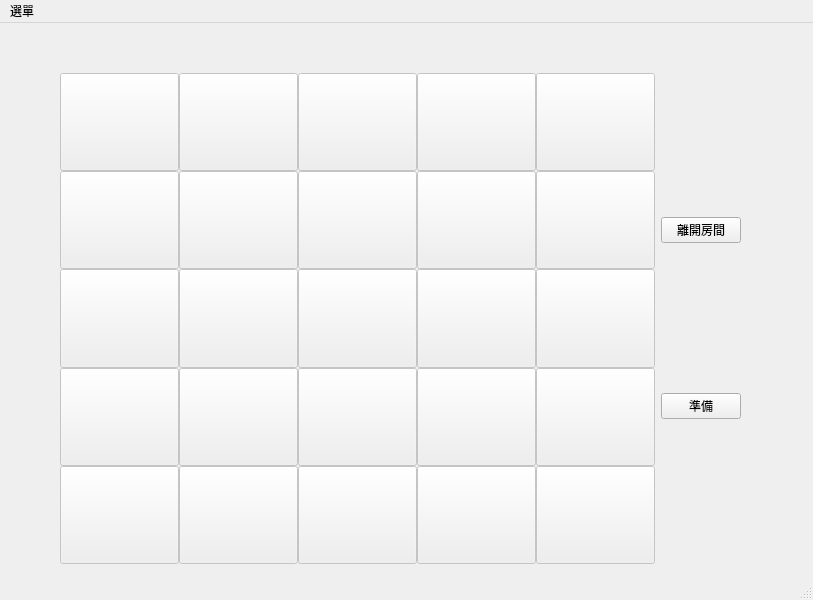
<?xml version="1.0" encoding="UTF-8"?>
<ui version="4.0">
 <class>LobbyWindow</class>
 <widget class="QMainWindow" name="LobbyWindow">
  <property name="geometry">
   <rect>
    <x>0</x>
    <y>0</y>
    <width>813</width>
    <height>600</height>
   </rect>
  </property>
  <property name="windowTitle">
   <string>遊戲中</string>
  </property>
  <widget class="QWidget" name="centralwidget">
   <widget class="QWidget" name="horizontalLayoutWidget">
    <property name="enabled">
     <bool>true</bool>
    </property>
    <property name="geometry">
     <rect>
      <x>60</x>
      <y>50</y>
      <width>681</width>
      <height>491</height>
     </rect>
    </property>
    <layout class="QHBoxLayout" name="layout_gaming">
     <item>
      <layout class="QGridLayout" name="layout_board" rowstretch="0,0,0,0,0">
       <property name="sizeConstraint">
        <enum>QLayout::SetDefaultConstraint</enum>
       </property>
       <property name="leftMargin">
        <number>0</number>
       </property>
       <property name="topMargin">
        <number>0</number>
       </property>
       <property name="rightMargin">
        <number>0</number>
       </property>
       <property name="bottomMargin">
        <number>0</number>
       </property>
       <property name="spacing">
        <number>0</number>
       </property>
       <item row="0" column="4">
        <widget class="QPushButton" name="button_board_04">
         <property name="enabled">
          <bool>false</bool>
         </property>
         <property name="sizePolicy">
          <sizepolicy hsizetype="Minimum" vsizetype="Minimum">
           <horstretch>0</horstretch>
           <verstretch>0</verstretch>
          </sizepolicy>
         </property>
         <property name="text">
          <string/>
         </property>
        </widget>
       </item>
       <item row="3" column="1">
        <widget class="QPushButton" name="button_board_17">
         <property name="enabled">
          <bool>false</bool>
         </property>
         <property name="sizePolicy">
          <sizepolicy hsizetype="Minimum" vsizetype="Minimum">
           <horstretch>0</horstretch>
           <verstretch>0</verstretch>
          </sizepolicy>
         </property>
         <property name="text">
          <string> </string>
         </property>
        </widget>
       </item>
       <item row="3" column="5">
        <widget class="QPushButton" name="button_board_20">
         <property name="enabled">
          <bool>false</bool>
         </property>
         <property name="sizePolicy">
          <sizepolicy hsizetype="Minimum" vsizetype="Minimum">
           <horstretch>0</horstretch>
           <verstretch>0</verstretch>
          </sizepolicy>
         </property>
         <property name="text">
          <string/>
         </property>
        </widget>
       </item>
       <item row="4" column="5">
        <widget class="QPushButton" name="button_board_25">
         <property name="enabled">
          <bool>false</bool>
         </property>
         <property name="sizePolicy">
          <sizepolicy hsizetype="Minimum" vsizetype="Minimum">
           <horstretch>0</horstretch>
           <verstretch>0</verstretch>
          </sizepolicy>
         </property>
         <property name="text">
          <string>  </string>
         </property>
        </widget>
       </item>
       <item row="2" column="0">
        <widget class="QPushButton" name="button_board_11">
         <property name="enabled">
          <bool>false</bool>
         </property>
         <property name="sizePolicy">
          <sizepolicy hsizetype="Minimum" vsizetype="Minimum">
           <horstretch>0</horstretch>
           <verstretch>0</verstretch>
          </sizepolicy>
         </property>
         <property name="text">
          <string/>
         </property>
        </widget>
       </item>
       <item row="1" column="3">
        <widget class="QPushButton" name="button_board_08">
         <property name="enabled">
          <bool>false</bool>
         </property>
         <property name="sizePolicy">
          <sizepolicy hsizetype="Minimum" vsizetype="Minimum">
           <horstretch>0</horstretch>
           <verstretch>0</verstretch>
          </sizepolicy>
         </property>
         <property name="text">
          <string/>
         </property>
        </widget>
       </item>
       <item row="3" column="3">
        <widget class="QPushButton" name="button_board_18">
         <property name="enabled">
          <bool>false</bool>
         </property>
         <property name="sizePolicy">
          <sizepolicy hsizetype="Minimum" vsizetype="Minimum">
           <horstretch>0</horstretch>
           <verstretch>0</verstretch>
          </sizepolicy>
         </property>
         <property name="text">
          <string>  </string>
         </property>
        </widget>
       </item>
       <item row="4" column="4">
        <widget class="QPushButton" name="button_board_24">
         <property name="enabled">
          <bool>false</bool>
         </property>
         <property name="sizePolicy">
          <sizepolicy hsizetype="Minimum" vsizetype="Minimum">
           <horstretch>0</horstretch>
           <verstretch>0</verstretch>
          </sizepolicy>
         </property>
         <property name="text">
          <string> </string>
         </property>
        </widget>
       </item>
       <item row="2" column="1">
        <widget class="QPushButton" name="button_board_12">
         <property name="enabled">
          <bool>false</bool>
         </property>
         <property name="sizePolicy">
          <sizepolicy hsizetype="Minimum" vsizetype="Minimum">
           <horstretch>0</horstretch>
           <verstretch>0</verstretch>
          </sizepolicy>
         </property>
         <property name="text">
          <string/>
         </property>
        </widget>
       </item>
       <item row="2" column="4">
        <widget class="QPushButton" name="button_board_14">
         <property name="enabled">
          <bool>false</bool>
         </property>
         <property name="sizePolicy">
          <sizepolicy hsizetype="Minimum" vsizetype="Minimum">
           <horstretch>0</horstretch>
           <verstretch>0</verstretch>
          </sizepolicy>
         </property>
         <property name="text">
          <string/>
         </property>
        </widget>
       </item>
       <item row="0" column="3">
        <widget class="QPushButton" name="button_board_03">
         <property name="enabled">
          <bool>false</bool>
         </property>
         <property name="sizePolicy">
          <sizepolicy hsizetype="Minimum" vsizetype="Minimum">
           <horstretch>0</horstretch>
           <verstretch>0</verstretch>
          </sizepolicy>
         </property>
         <property name="text">
          <string/>
         </property>
        </widget>
       </item>
       <item row="2" column="5">
        <widget class="QPushButton" name="button_board_15">
         <property name="enabled">
          <bool>false</bool>
         </property>
         <property name="sizePolicy">
          <sizepolicy hsizetype="Minimum" vsizetype="Minimum">
           <horstretch>0</horstretch>
           <verstretch>0</verstretch>
          </sizepolicy>
         </property>
         <property name="text">
          <string/>
         </property>
        </widget>
       </item>
       <item row="0" column="5">
        <widget class="QPushButton" name="button_board_05">
         <property name="enabled">
          <bool>false</bool>
         </property>
         <property name="sizePolicy">
          <sizepolicy hsizetype="Minimum" vsizetype="Minimum">
           <horstretch>0</horstretch>
           <verstretch>0</verstretch>
          </sizepolicy>
         </property>
         <property name="text">
          <string/>
         </property>
        </widget>
       </item>
       <item row="0" column="1">
        <widget class="QPushButton" name="button_board_02">
         <property name="enabled">
          <bool>false</bool>
         </property>
         <property name="sizePolicy">
          <sizepolicy hsizetype="Minimum" vsizetype="Minimum">
           <horstretch>0</horstretch>
           <verstretch>0</verstretch>
          </sizepolicy>
         </property>
         <property name="text">
          <string/>
         </property>
        </widget>
       </item>
       <item row="1" column="5">
        <widget class="QPushButton" name="button_board_10">
         <property name="enabled">
          <bool>false</bool>
         </property>
         <property name="sizePolicy">
          <sizepolicy hsizetype="Minimum" vsizetype="Minimum">
           <horstretch>0</horstretch>
           <verstretch>0</verstretch>
          </sizepolicy>
         </property>
         <property name="text">
          <string/>
         </property>
        </widget>
       </item>
       <item row="4" column="1">
        <widget class="QPushButton" name="button_board_22">
         <property name="enabled">
          <bool>false</bool>
         </property>
         <property name="sizePolicy">
          <sizepolicy hsizetype="Minimum" vsizetype="Minimum">
           <horstretch>0</horstretch>
           <verstretch>0</verstretch>
          </sizepolicy>
         </property>
         <property name="text">
          <string>   </string>
         </property>
        </widget>
       </item>
       <item row="1" column="4">
        <widget class="QPushButton" name="button_board_09">
         <property name="enabled">
          <bool>false</bool>
         </property>
         <property name="sizePolicy">
          <sizepolicy hsizetype="Minimum" vsizetype="Minimum">
           <horstretch>0</horstretch>
           <verstretch>0</verstretch>
          </sizepolicy>
         </property>
         <property name="text">
          <string/>
         </property>
        </widget>
       </item>
       <item row="0" column="0">
        <widget class="QPushButton" name="button_board_01">
         <property name="enabled">
          <bool>false</bool>
         </property>
         <property name="sizePolicy">
          <sizepolicy hsizetype="Minimum" vsizetype="Minimum">
           <horstretch>0</horstretch>
           <verstretch>0</verstretch>
          </sizepolicy>
         </property>
         <property name="minimumSize">
          <size>
           <width>0</width>
           <height>0</height>
          </size>
         </property>
         <property name="text">
          <string/>
         </property>
        </widget>
       </item>
       <item row="3" column="4">
        <widget class="QPushButton" name="button_board_19">
         <property name="enabled">
          <bool>false</bool>
         </property>
         <property name="sizePolicy">
          <sizepolicy hsizetype="Minimum" vsizetype="Minimum">
           <horstretch>0</horstretch>
           <verstretch>0</verstretch>
          </sizepolicy>
         </property>
         <property name="text">
          <string/>
         </property>
        </widget>
       </item>
       <item row="2" column="3">
        <widget class="QPushButton" name="button_board_13">
         <property name="enabled">
          <bool>false</bool>
         </property>
         <property name="sizePolicy">
          <sizepolicy hsizetype="Minimum" vsizetype="Minimum">
           <horstretch>0</horstretch>
           <verstretch>0</verstretch>
          </sizepolicy>
         </property>
         <property name="text">
          <string/>
         </property>
        </widget>
       </item>
       <item row="3" column="0">
        <widget class="QPushButton" name="button_board_16">
         <property name="enabled">
          <bool>false</bool>
         </property>
         <property name="sizePolicy">
          <sizepolicy hsizetype="Minimum" vsizetype="Minimum">
           <horstretch>0</horstretch>
           <verstretch>0</verstretch>
          </sizepolicy>
         </property>
         <property name="text">
          <string> </string>
         </property>
        </widget>
       </item>
       <item row="4" column="3">
        <widget class="QPushButton" name="button_board_23">
         <property name="enabled">
          <bool>false</bool>
         </property>
         <property name="sizePolicy">
          <sizepolicy hsizetype="Minimum" vsizetype="Minimum">
           <horstretch>0</horstretch>
           <verstretch>0</verstretch>
          </sizepolicy>
         </property>
         <property name="text">
          <string> </string>
         </property>
        </widget>
       </item>
       <item row="1" column="0">
        <widget class="QPushButton" name="button_board_06">
         <property name="enabled">
          <bool>false</bool>
         </property>
         <property name="sizePolicy">
          <sizepolicy hsizetype="Minimum" vsizetype="Minimum">
           <horstretch>0</horstretch>
           <verstretch>0</verstretch>
          </sizepolicy>
         </property>
         <property name="text">
          <string/>
         </property>
        </widget>
       </item>
       <item row="4" column="0">
        <widget class="QPushButton" name="button_board_21">
         <property name="enabled">
          <bool>false</bool>
         </property>
         <property name="sizePolicy">
          <sizepolicy hsizetype="Minimum" vsizetype="Minimum">
           <horstretch>0</horstretch>
           <verstretch>0</verstretch>
          </sizepolicy>
         </property>
         <property name="text">
          <string> </string>
         </property>
        </widget>
       </item>
       <item row="1" column="1">
        <widget class="QPushButton" name="button_board_07">
         <property name="enabled">
          <bool>false</bool>
         </property>
         <property name="sizePolicy">
          <sizepolicy hsizetype="Minimum" vsizetype="Minimum">
           <horstretch>0</horstretch>
           <verstretch>0</verstretch>
          </sizepolicy>
         </property>
         <property name="text">
          <string/>
         </property>
        </widget>
       </item>
      </layout>
     </item>
     <item>
      <layout class="QVBoxLayout" name="layout_sidebar">
       <item>
        <widget class="QPushButton" name="button_exit">
         <property name="text">
          <string>離開房間</string>
         </property>
        </widget>
       </item>
       <item>
        <widget class="QPushButton" name="button_ready">
         <property name="text">
          <string>準備</string>
         </property>
        </widget>
       </item>
       <item>
        <layout class="QHBoxLayout" name="layout_lists"/>
       </item>
      </layout>
     </item>
    </layout>
   </widget>
  </widget>
  <widget class="QMenuBar" name="menubar">
   <property name="geometry">
    <rect>
     <x>0</x>
     <y>0</y>
     <width>813</width>
     <height>32</height>
    </rect>
   </property>
   <widget class="QMenu" name="menu">
    <property name="title">
     <string>選單</string>
    </property>
    <addaction name="action_exit"/>
    <addaction name="separator"/>
   </widget>
   <addaction name="menu"/>
  </widget>
  <widget class="QStatusBar" name="statusbar"/>
  <action name="action">
   <property name="text">
    <string>登出</string>
   </property>
  </action>
  <action name="action_2">
   <property name="text">
    <string>關閉</string>
   </property>
  </action>
  <action name="action_exit">
   <property name="text">
    <string>離開房間</string>
   </property>
  </action>
 </widget>
 <resources/>
 <connections/>
</ui>
